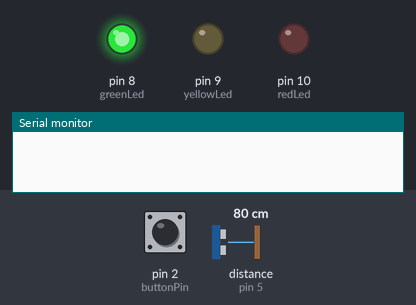
Recording of a sketch running on a simulated Arduino Uno, built with avr-gcc and run on an emulated ATmega328P. On the bench: output pins drawn as LEDs (lit = HIGH), the last lines printed to the serial monitor. Wiring (inferred from the names in the program): ultrasonic range finder: trigger pin 4; echo pin 5. The inputs (shaded band) are chosen by the test bench; at power-on: pin 2 (buttonPin) LOW, distance to the obstacle (sensor on pin 5) 80 cm. The echo pulse lasts 58.3 µs per cm; pins used as bus, display or sensor lines are not drawn.

Above: at 1.2 s.
1.3 s: pin 2 (buttonPin) pulled HIGH for 0.15 s
At 2.0 s:
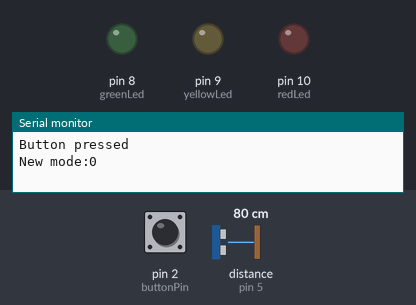
2.9 s: pin 2 (buttonPin) pulled HIGH for 1 s
At 3.3 s:
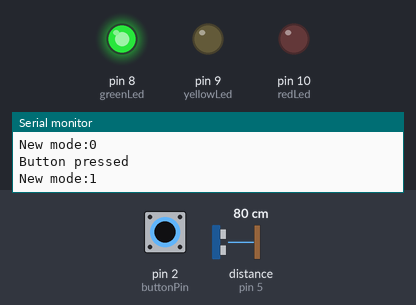
5.4 s: distance to the obstacle (sensor on pin 5) set to 34 cm
6.9 s: distance to the obstacle (sensor on pin 5) set to 28 cm
At 7.5 s:
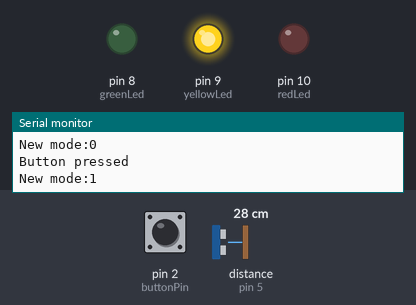
8.4 s: distance to the obstacle (sensor on pin 5) set to 17 cm
9.9 s: distance to the obstacle (sensor on pin 5) set to 13 cm
At 10.9 s:
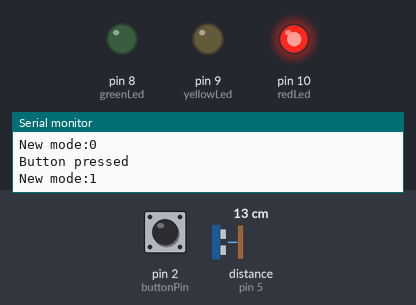
Timing chart, 0 to 12.4 s (numbered marks = the images above; inputs shaded):
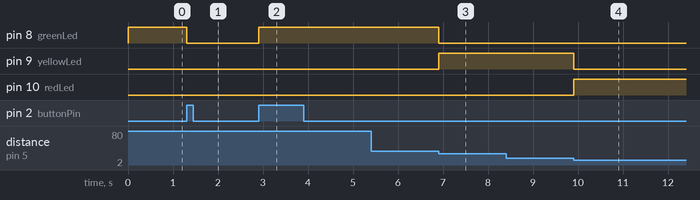

The sketch:

rangemeter.ino
```cpp
const int trigPin=4;
const int echoPin=5;
const int redLed=10;
const int yellowLed=9;
const int greenLed=8;
const int buttonPin=2; // Only 2 and 3 work on the UNO board

long duration;
int distance;
volatile bool active= true;

void setup() {
  // put your setup code here, to run once:
  pinMode(trigPin, OUTPUT); // Sets the trigPin as an Output
  pinMode(echoPin, INPUT); // Sets the echoPin as an Input
  pinMode(redLed, OUTPUT);
  pinMode(yellowLed, OUTPUT);
  pinMode(greenLed, OUTPUT);
  pinMode(buttonPin, INPUT);
  setupIsr();
  Serial.begin(9600); // Starts the serial communication
}

void loop() {
  // put your main code here, to run repeatedly:
  // Clears the trigPin
  digitalWrite(trigPin, LOW);
  delayMicroseconds(2);
  // Sets the trigPin on HIGH state for 10 micro seconds
  digitalWrite(trigPin, HIGH);
  delayMicroseconds(10);
  digitalWrite(trigPin, LOW);
  // Reads the echoPin, returns the sound wave travel time in microseconds
  duration = pulseIn(echoPin, HIGH);
  // Calculating the distance
  distance= duration*0.034/2;
  updateLeds(distance);
  // Prints the distance on the Serial Monitor
  //Serial.print("Distance: ");
  //Serial.println(distance);
}

void updateLeds(int distance) {
  if(!active) {
    digitalWrite(redLed, LOW);
    digitalWrite(yellowLed, LOW);
    digitalWrite(greenLed, LOW);
    return;
  }
  if(distance < 15) {
    //Serial.println("Red ON");
    digitalWrite(redLed, HIGH);
    digitalWrite(yellowLed, LOW);
    digitalWrite(greenLed, LOW);
  }
  else if( distance < 30) {
    //Serial.println("Yellow ON");
    digitalWrite(redLed, LOW);
    digitalWrite(yellowLed, HIGH);
    digitalWrite(greenLed, LOW);
  }
  else
  {
    //Serial.println("Green ON");
    digitalWrite(redLed, LOW);
    digitalWrite(yellowLed, LOW);
    digitalWrite(greenLed, HIGH);
  }
}
int calucateDistance(long value) {
  distance = value*0.034/2;
  return distance;
}

void setupIsr(void) {
  attachInterrupt(digitalPinToInterrupt(buttonPin), myIsr, RISING); // Can be LOW, CHANGE, FALLING, RISING (and on some boards HIGH)
}

void myIsr(void) {
  // Do stuff using volatile global variables
//  if(digitalRead(buttonPin) == HIGH) {
    Serial.println("Button pressed");
    active = !active;
    Serial.print("New mode:");
    Serial.println(active);
//  }
//  else {
//    Serial.println("Button released");
//  }
}
```

Measured:
- the behaviour switches between 31 and 30 cm on distance to the obstacle (sensor on pin 5) (found by bisection; images 2 and 3)
- the behaviour switches between 16 and 15 cm on distance to the obstacle (sensor on pin 5) (found by bisection; images 3 and 4)
- after the input at 1.3 s, pin 8 (greenLed): HIGH → LOW at once
- after the input at 2.9 s, pin 8 (greenLed): LOW → HIGH at once
- after the input at 5.4 s, every drawn part: stays the same
- after the input at 6.9 s, pin 8 (greenLed): HIGH → LOW at once; pin 9 (yellowLed): LOW → HIGH at once
- after the input at 8.4 s, every drawn part: stays the same
- after the input at 9.9 s, pin 9 (yellowLed): HIGH → LOW at once; pin 10 (redLed): LOW → HIGH at once
